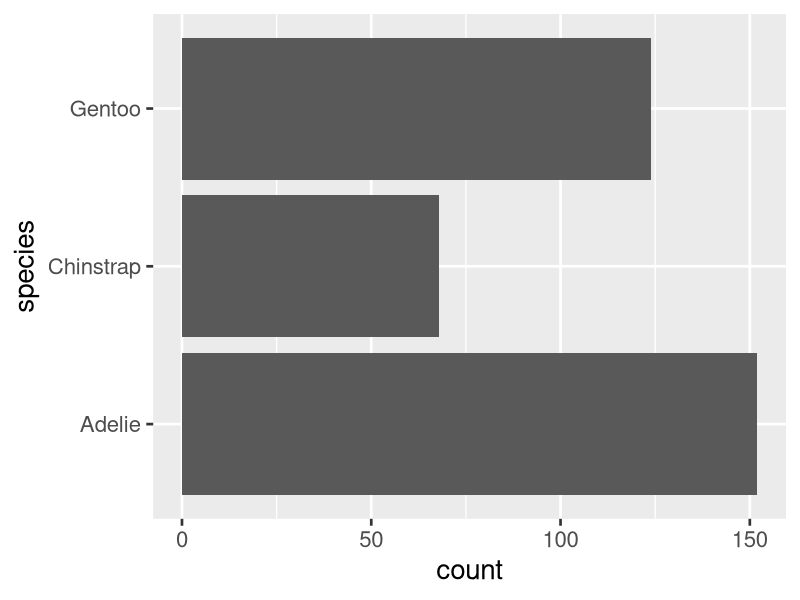
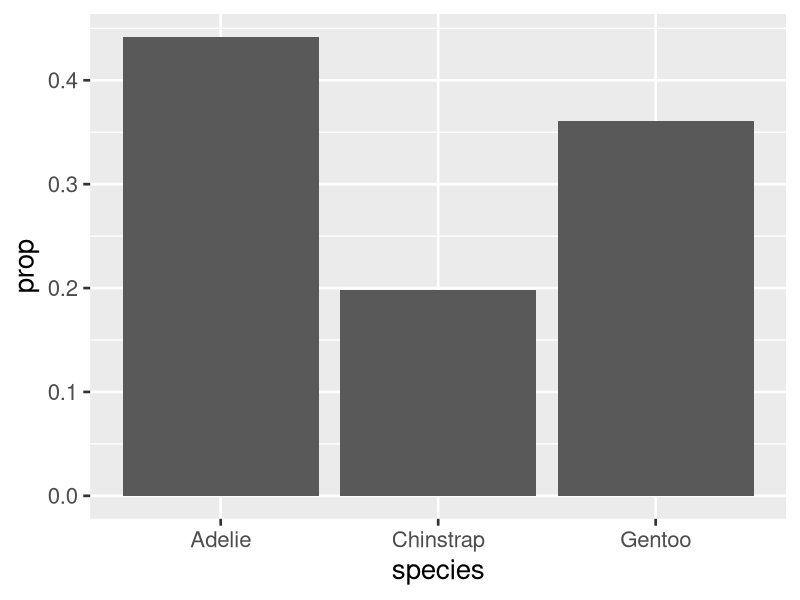
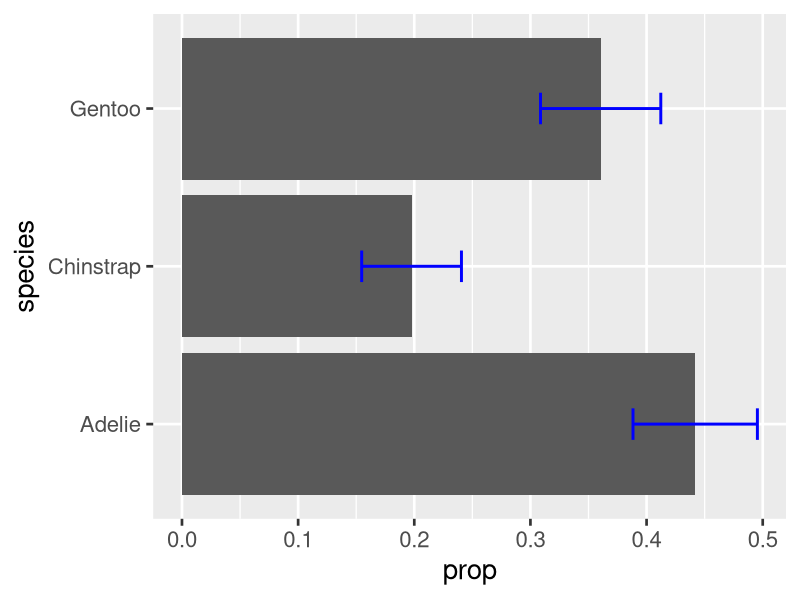
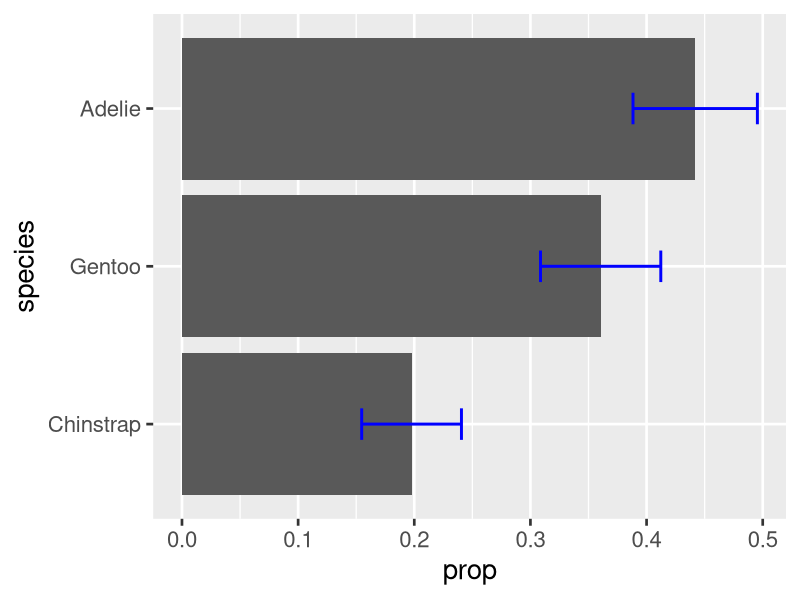
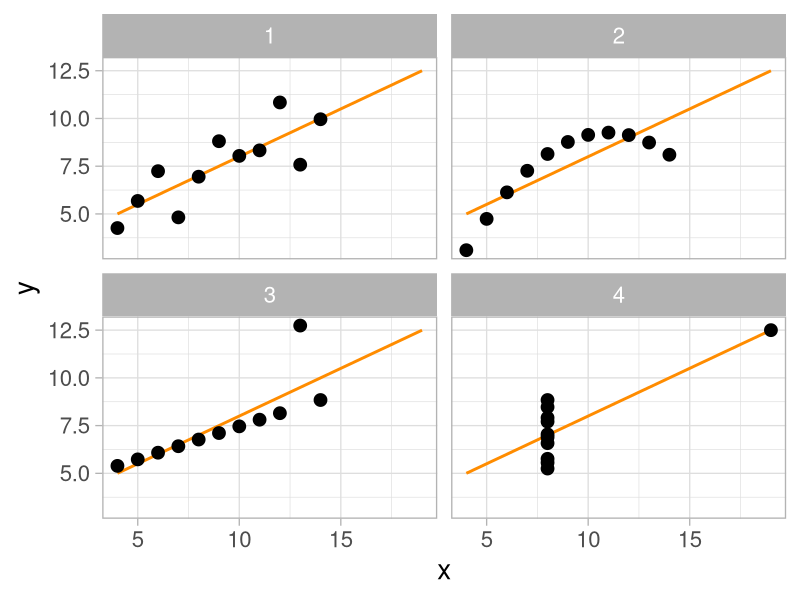
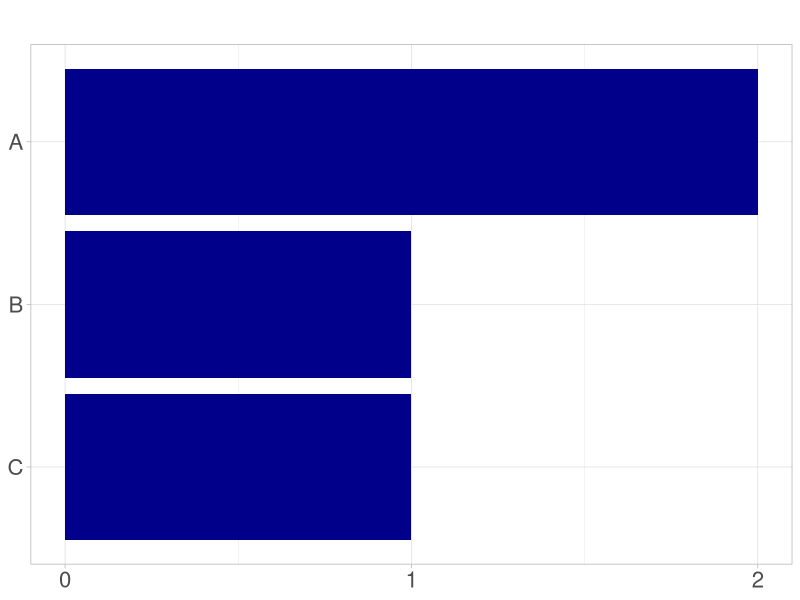
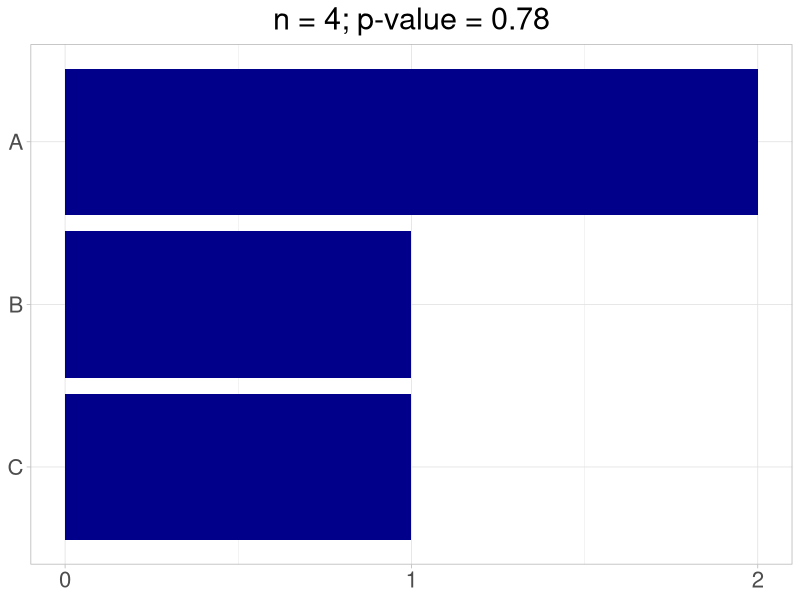
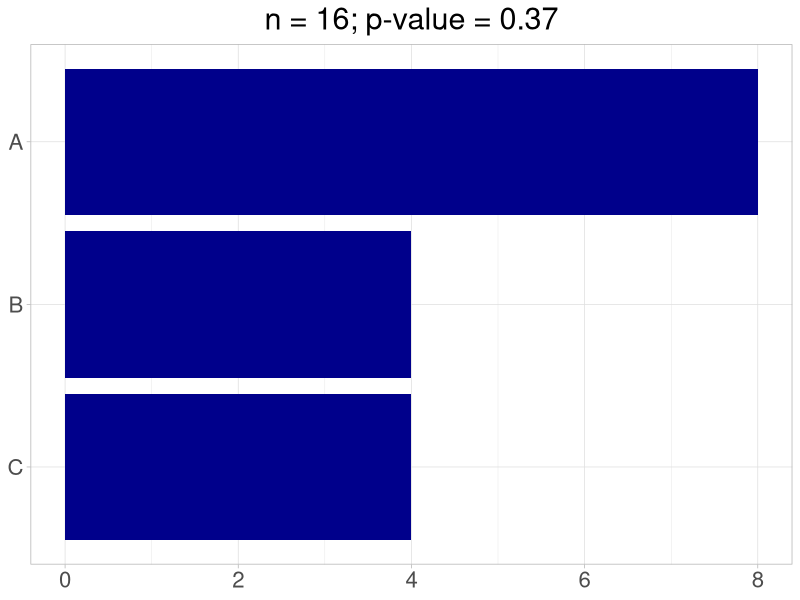

Recreate these plots in R, in order.
## ---- chunk 1
#| include: false
knitr::opts_chunk$set(
  echo = TRUE,
  message = FALSE,
  warning = FALSE,
  fig.align = "center"
)
ggplot2::theme_set(ggplot2::theme_gray(base_size = 20))
## ---- chunk 2
#| echo: false
#| fig-height: 8
library(tidyverse)
penguins |>
  ggplot(aes(y = species)) +
  geom_bar()
## ---- chunk 3
table(penguins$species)
## ---- chunk 4
prop.table(table(penguins$species))
## ---- chunk 5
penguins |>
  count(species) |> 
  mutate(prop = n / sum(n))
## ---- chunk 6
#| fig-height: 8
penguins |>
  count(species) |> 
  mutate(prop = n / sum(n)) |> 
  ggplot(aes(x = species, y = prop)) +
  geom_col()
## ---- chunk 7
prop.table(table(penguins$species))
## ---- chunk 8
#| echo: false
#| fig-height: 10
penguins |> 
  count(species) |> 
  mutate(prop = n / sum(n),
         se = sqrt(prop * (1 - prop) / sum(n)),
         lower = prop - 2 * se,
         upper = prop + 2 * se) |> 
  ggplot(aes(x = prop, y = species)) +
  geom_col() +
  geom_errorbar(aes(xmin = lower, xmax = upper), 
                color = "blue", width = 0.2, linewidth = 1)
## ---- chunk 9
#| echo: false
#| fig-height: 10
penguins |> 
  count(species) |> 
  mutate(prop = n / sum(n),
         se = sqrt(prop * (1 - prop) / sum(n)),
         lower = prop - 2 * se,
         upper = prop + 2 * se,
         species = fct_reorder(species, prop)) |> 
  ggplot(aes(x = prop, y = species)) +
  geom_col() +
  geom_errorbar(aes(xmin = lower, xmax = upper), 
                color = "blue", 
                width = 0.2, 
                linewidth = 1)
## ---- chunk 10
chisq.test(table(penguins$species))
## ---- chunk 11
#| echo: false
#| fig-height: 8
anscombe |> 
  pivot_longer(everything(),
               cols_vary = "slowest",
               names_to = c(".value", "set"),
               names_pattern = "(.)(.)") |> 
  ggplot(aes(x, y)) +
  geom_smooth(method = "lm", se = FALSE, color = "darkorange", fullrange = TRUE) +
  geom_point(size = 4) +
  facet_wrap(~ set) +
  theme_light(base_size = 20)
## ---- chunk 12
#| echo: false
#| fig-width: 7
fake_counts <- tibble(fake_group = c("A", "A", "B", "C"))
fake_chisq_test_results <- chisq.test(table(fake_counts$fake_group))
fake_counts |>
  mutate(fake_group = factor(fake_group, levels = c("C", "B", "A"))) |> 
  ggplot(aes(x = fake_group)) +
  geom_bar(fill = "darkblue") +
  scale_y_continuous(breaks = c(0, 1, 2)) +
  coord_flip() +
  labs(title = paste0("n = ", nrow(fake_counts),
                      "; p-value = ",
                      signif(fake_chisq_test_results$p.value, digits = 2))) +
  theme_light() +
  theme(plot.title = element_text(size = 22, hjust = 0.5, color = NA),
        axis.title = element_blank(),
        axis.text = element_text(size = 16))
## ---- chunk 13
#| echo: false
#| fig-width: 7
# Init the fake data
fake_counts <- tibble(fake_group = c("A", "A", "B", "C"))
# Run and store the chi-square test:
fake_chisq_test_results <- chisq.test(table(fake_counts$fake_group))
# Create the plot
fake_counts |>
  mutate(fake_group = factor(fake_group, levels = c("C", "B", "A"))) |> 
  ggplot(aes(x = fake_group)) +
  geom_bar(fill = "darkblue") +
  scale_y_continuous(breaks = c(0, 1, 2)) +
  coord_flip() +
  labs(title = paste0("n = ", nrow(fake_counts),
                      "; p-value = ",
                      signif(fake_chisq_test_results$p.value, digits = 2))) +
  theme_light() +
  theme(plot.title = element_text(size = 22, hjust = 0.5),
        axis.title = element_blank(),
        axis.text = element_text(size = 16))
## ---- chunk 14
#| echo: false
#| fig-width: 7
fake_counts <- tibble(fake_group = c(rep("A", 8), 
                                     rep("B", 4), rep("C", 4)))
# Run and store the chi-square test:
fake_chisq_test_results <- chisq.test(table(fake_counts$fake_group))
fake_counts |>
  mutate(fake_group = factor(fake_group, levels = c("C", "B", "A"))) |> 
  ggplot(aes(x = fake_group)) +
  geom_bar(fill = "darkblue") +
  coord_flip() +
  labs(title = paste0("n = ", nrow(fake_counts),
                      "; p-value = ",
                      signif(fake_chisq_test_results$p.value, digits = 2))) +
  theme_light() +
  theme(plot.title = element_text(size = 22, hjust = 0.5),
        axis.title = element_blank(),
        axis.text = element_text(size = 16))
## ---- chunk 15
#| echo: false
#| fig-width: 7
# Init the fake data
fake_counts <- tibble(fake_group = c(rep("A", 32), 
                                     rep("B", 16), rep("C", 16)))
# Run and store the chi-square test:
fake_chisq_test_results <- chisq.test(table(fake_counts$fake_group))
# Create the plot
fake_counts |>
  mutate(fake_group = factor(fake_group, levels = c("C", "B", "A"))) |> 
  ggplot(aes(x = fake_group)) +
  geom_bar(fill = "darkblue") +
  scale_y_continuous(breaks = c(0, 8, 16, 24, 32)) +
  coord_flip() +
  labs(title = paste0("n = ", nrow(fake_counts),
                      "; p-value = ",
                      signif(fake_chisq_test_results$p.value, digits = 2))) +
  theme_light() +
  theme(plot.title = element_text(size = 22, hjust = 0.5),
        axis.title = element_blank(),
        axis.text = element_text(size = 16))
## ---- chunk 16
#| echo: false
# Iterate through a sequence of sample sizes to compute the pvalue:
chisq_power_table <- map(
  seq(4, 100, by = 4),
  # Apply the following function to each value
  function(x) {
    # Init the fake data:
    fake_data <- tibble(fake_group = c(rep("A", 2 * x / 4),
                                       rep("B", x / 4), rep("C", x / 4)))
    
    # Run and store the chi-square test:
    fake_results <- chisq.test(table(fake_data$fake_group))
    
    # Return a table with the p-value and n:
    tibble("n" = x, "pval" = fake_results$p.value)
  }
) |>
  list_rbind()

# Plot the results:
chisq_power_table |>
  # Note the use of 
  ggplot(aes(x = n, y = pval)) +
  # Draw a line layer to connect the points 
  geom_line(color = "gray", linewidth = 1.5) +
  geom_point(color = "black", size = 3) +
  # Add a horizontal line at 0.05:
  geom_hline(yintercept = 0.05, linetype = "dashed", 
             color = "darkorange", linewidth = 1.5) +
  scale_x_continuous(breaks = seq(0, 100, by = 20)) +
  theme_light() +
  labs(x = "Sample size", y = "p-value") +
  theme(axis.title = element_text(size = 16),
        axis.text = element_text(size = 15))
## ---- chunk 17
#| echo: false
#| fig-height: 9
# Init the fake data
fake_counts <- tibble(fake_group = c("A", "A", "B", "C"))
# Compute the summary with standard errors:
fake_counts |>
  mutate(fake_group = factor(fake_group, levels = c("C", "B", "A"))) |> 
  group_by(fake_group) |>
  summarize(count = n(), .groups = "drop") |>
  mutate(total = sum(count),
         prop = count / total,
         se = sqrt(prop * (1 - prop) / total),
         lower = prop - 2 * se,
         upper = prop + 2 * se) |>
  ggplot(aes(x = fake_group)) +
  geom_bar(fill = "darkblue",
           aes(y = prop),
           stat = "identity") +
  geom_errorbar(aes(ymin = lower,
                    ymax = upper),
                color = "darkorange",
                width = 0.25, 
                linewidth = 2) +
  coord_flip() +
  labs(title = paste0("n = ", nrow(fake_counts))) +
  theme_light() +
  theme(plot.title = element_text(size = 32, hjust = 0.5),
        axis.title = element_blank(),
        axis.text = element_text(size = 25))
## ---- chunk 18
#| echo: false
#| fig-height: 9
# Init the fake data
fake_counts <- tibble(fake_group = c(rep("A", 32), 
                                     rep("B", 16), rep("C", 16)))# Compute the summary with standard errors:
fake_counts |>
  mutate(fake_group = factor(fake_group, levels = c("C", "B", "A"))) |> 
  group_by(fake_group) |>
  summarize(count = n(), .groups = "drop") |>
  mutate(total = sum(count),
         prop = count / total,
         se = sqrt(prop * (1 - prop) / total),
         lower = prop - 2 * se,
         upper = prop + 2 * se) |>
  ggplot(aes(x = fake_group)) +
  geom_bar(fill = "darkblue",
           aes(y = prop),
           stat = "identity") +
  geom_errorbar(aes(ymin = lower,
                    ymax = upper),
                color = "darkorange",
                width = 0.25, 
                linewidth = 2) +
  scale_y_continuous(limits = c(0, 1)) +
  coord_flip() +
  labs(title = paste0("n = ", nrow(fake_counts))) +
  theme_light() +
  theme(plot.title = element_text(size = 32, hjust = 0.5),
        axis.title = element_blank(),
        axis.text = element_text(size = 25))
## ---- chunk 19
#| echo: false
#| fig-height: 9
# Init the fake data
fake_counts <- tibble(fake_group = c(rep("A", 32), 
                                     rep("B", 16), rep("C", 16)))# Compute the summary with standard errors:
fake_counts |>
  mutate(fake_group = factor(fake_group, levels = c("C", "B", "A"))) |> 
  group_by(fake_group) |>
  summarize(count = n(), .groups = "drop") |>
  mutate(total = sum(count),
         prop = count / total,
         se = sqrt(prop * (1 - prop) / total),
         lower = prop - 2 * se,
         upper = prop + 2 * se) |>
  ggplot(aes(x = fake_group)) +
  geom_bar(fill = "darkblue",
           aes(y = prop),
           stat = "identity") +
  geom_errorbar(aes(ymin = lower,
                    ymax = upper),
                color = "darkorange",
                width = 0.25, 
                linewidth = 2) +
  scale_y_continuous(limits = c(0, 1)) +
  coord_flip() +
  labs(title = paste0("No correction; n = ", nrow(fake_counts))) +
  theme_light() +
  theme(plot.title = element_text(size = 32, hjust = 0.5),
        axis.title = element_blank(),
        axis.text = element_text(size = 25))
## ---- chunk 20
#| echo: false
#| fig-height: 9
# Init the fake data
fake_counts <- tibble(fake_group = c(rep("A", 32), 
                                     rep("B", 16), rep("C", 16)))# Compute the summary with standard errors:
fake_counts |>
  mutate(fake_group = factor(fake_group, levels = c("C", "B", "A"))) |> 
  group_by(fake_group) |>
  summarize(count = n(), .groups = "drop") |>
  mutate(total = sum(count),
         prop = count / total,
         se = sqrt(prop * (1 - prop) / total),
         lower = prop - qnorm(1 - .05 / 3 / 2) * se,
         upper = prop + qnorm(1 - .05 / 3 / 2) * se) |>
  ggplot(aes(x = fake_group)) +
  geom_bar(fill = "darkblue",
           aes(y = prop),
           stat = "identity") +
  geom_errorbar(aes(ymin = lower,
                    ymax = upper),
                color = "darkorange",
                width = 0.25, 
                linewidth = 2) +
  scale_y_continuous(limits = c(0, 1)) +
  coord_flip() +
  labs(title = paste0("Bonferroni correction; n = ", nrow(fake_counts))) +
  theme_light() +
  theme(plot.title = element_text(size = 32, hjust = 0.5),
        axis.title = element_blank(),
        axis.text = element_text(size = 25))
